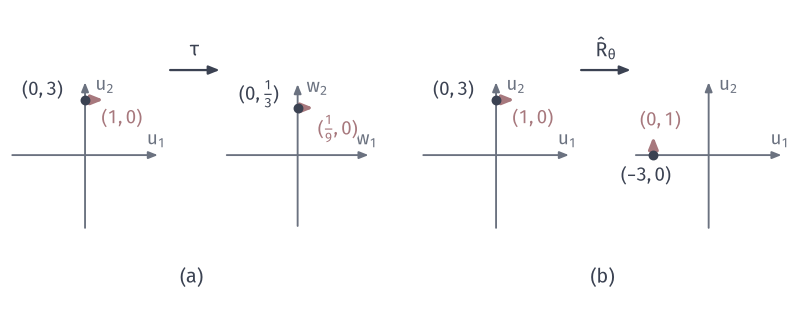

Write Python code to recreate this figure.
"""Chart change keeps the point; a map moves it. Tangent vector records in red."""
from pathlib import Path
import sys
ROOT = next(p for p in Path(__file__).resolve().parents if (p/"build.sh").is_file() and (p/"tex/book.tex").is_file())
sys.path.insert(0, str(ROOT/"figures/04-spaces-measures-and-geometry/04-manifolds/matplotlib/mfd-common"))
from mfd3d import *

W, H = 112, 44
fig, ax = canvas(W, H)
def planes(c, sc, r, xn, yn):
    cx, cy = c
    arrow(ax, (cx-sc*r, cy), (cx+sc*r, cy), color=MUTED, lw=.75, scale=5.5)
    arrow(ax, (cx, cy-sc*r), (cx, cy+sc*r), color=MUTED, lw=.75, scale=5.5)
    label(ax, (cx+sc*r-.2, cy+2.3), xn, 7.5, MUTED); label(ax, (cx+2.8, cy+sc*r-.3), yn, 7.5, MUTED)
    return lambda u: (cx+sc*u[0], cy+sc*u[1])
s1, s2, r1 = 2.6, 20, 3.95
A = planes((12, 22), s1, r1, '$u_1$', '$u_2$'); B = planes((42, 22), s2, .5, '$w_1$', '$w_2$')
C = planes((70, 22), s1, r1, '$u_1$', '$u_2$'); D = planes((100, 22), s1, r1, '$u_1$', '$u_2$')
def tang(F, u, v, lab, off, labv, offv):
    P = np.array(F(u)); Q = np.array(F((u[0]+v[0], u[1]+v[1])))
    arrow(ax, P, Q, color=RED, lw=1.3, scale=7, zorder=7); dot(ax, P, INK)
    label(ax, P+off, lab, 7.5, halo=True); label(ax, Q+offv, labv, 7.5, RED, halo=True)
tang(A, (0, 3), (1, 0), '$(0,3)$', [-6.0, 1.4], '$(1,0)$', [2.6, -2.6])
tang(B, (0, 1/3), (1/9, 0), r'$(0,\frac{1}{3})$', [-5.4, 2.0], r'$(\frac{1}{9},0)$', [3.5, -2.9])
tang(C, (0, 3), (1, 0), '$(0,3)$', [-6.0, 1.4], '$(1,0)$', [2.6, -2.6])
tang(D, (-3, 0), (0, 1), '$(-3,0)$', [-1.0, -2.9], '$(0,1)$', [1.0, 2.3])
arrow(ax, (24, 34), (31, 34), color=INK); label(ax, (27.5, 36.8), r'$\tau$')
arrow(ax, (82, 34), (89, 34), color=INK); label(ax, (85.5, 37), r'$\hat R_\theta$')
panel_tag(ax, 27, 4, '(a)'); panel_tag(ax, 85, 4, '(b)')
save(fig, Path(__file__).resolve().parent, 'figure', {'formula': 'tau(u)=u/|u|^2 with J_tau(0,3)=diag(1/9,-1/9); hat R_theta=R(pi/2), R(pi/2)(0,3)=(-3,0), R(pi/2)(1,0)=(0,1)'})
